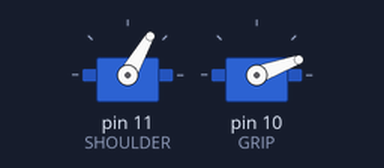
This sketch was run on a simulated Arduino Uno, built with avr-gcc and run on an emulated ATmega328P. Shown: 2 × servo.

Above: at 0.1 s.
At 11.9 s:
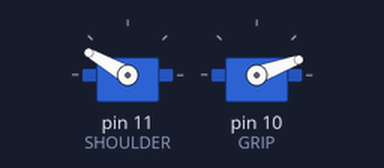
At 35.6 s:
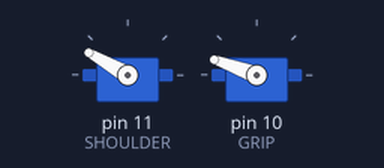
At 37.1 s:
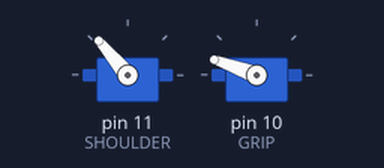
Timing chart, 0 to 38.6 s (numbered marks = the images above):
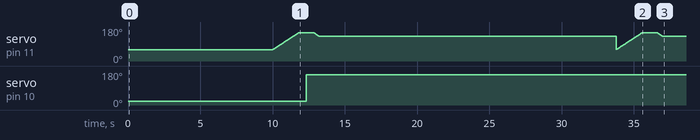

The sketch:

gripper.ino
```cpp
#include <Servo.h>

#define GRIP               10             // 0 - fully closed together         ///// 180 - fully open
#define SHOULDER           11            // 0 - back against the "shoulder"   ///// 180 - fully stretched out

#define DEFAULT_SHOULDR    60            // default angle of the shoulder servo
#define SHOULDR_BTM_GRAB   150           // angle of shoulder when grabbing bottom box
#define SHOULDR_TOP_GRAB   125           // angle of shoulder when grabbing top box
#define SHOULDR_LIFT       20

#define DEFAULT_GRIP       20           // default angle of the grip servo (Grip Open)
#define GRIP_GRAB          160             // Angle for grip servo when grabbed (Grip Closed)

#define BOTTOM             0
#define TOP                1
#define DOWN               2
#define UP                 3
#define NONE               4

//#define WRIST            12            // 0 - twisted upwards               ///// 180 - wrist looking downwards
//#define ELBOW            7             // 0 - looking downwards             ///// 180 - rotating upwards
//#define BASE             9

void grabBox(int box);
void dropBox(int where);

Servo shoulder, grip;                    // Servos for Shoulder and Grip movement
int whichBox;                            // Which box has been lifted?
//int currentAngle;                      // Current Servo Position/Angle

void setup(){
  shoulder.attach(SHOULDER);            // shoulder servo attached to PIN denotedd by "SHOULDER"
  grip.attach(GRIP);                    // grip servo attached to PIN denotedd by "GRIP"

  //currentAngle = DEFAULT_SHOULDR;

  shoulder.write(DEFAULT_SHOULDR);     // Set shoulder to default position of 80 degrees (perpendicular to the robot)
  grip.write(DEFAULT_GRIP);            // Set grip to default position of 160 degrees (fully open)

   Serial.begin(9600);                 // Set Serial Monitor for Debugging
}


void loop(){
  delay(10000);
  grabBox(BOTTOM);
  delay(10000);
  //dropBox(DOWN);
  //delay(5000);
}


void grabBox(int box){

  switch(box){
    case TOP:                                                                  // Grap a box on the surface level
               for(int a = DEFAULT_SHOULDR; a <= SHOULDR_TOP_GRAB ; a += 1){     // Rotate gripper and set it at 125 degrees to grab the top box
                  shoulder.write(a);
                  delay(20);
                }

                delay(500);

                for(int a = DEFAULT_GRIP; a <= GRIP_GRAB ; a += 1){              // Fully close gripper to grab object
                  grip.write(a);
                  //delay(10);
                }

                delay(500);

                for(int a = SHOULDR_TOP_GRAB; a >= (SHOULDR_TOP_GRAB - SHOULDR_LIFT); a -= 1){    // Lift the grabbed object slightly (30 degrees)
                  shoulder.write(a);
                  delay(20);
                }

                whichBox = TOP;                                                  // set current position of the gripper to TOP
                delay(500);
                break;

    case BOTTOM:                                                                // Grap a box on the surface level
                for(int a = DEFAULT_SHOULDR; a <= SHOULDR_BTM_GRAB; a += 1){     // Rotate gripper and set it parallel to the ground
                  shoulder.write(a);
                  delay(20);
                }

                delay(500);

                for(int a = DEFAULT_GRIP; a <= GRIP_GRAB ; a += 1){                // Fully close gripper to grab object
                  grip.write(a);
                 // delay(10);
                }

                delay(500);

                for(int a = SHOULDR_BTM_GRAB; a >= (SHOULDR_BTM_GRAB - SHOULDR_LIFT); a -= 1){    // Lift the grabbed object slightly (30 degrees)
                  shoulder.write(a);
                  delay(20);
                }

                whichBox = BOTTOM;                                                              // set current position of the gripper to BOTTOM
                delay(500);
                break;

      default:
                Serial.print("grabBox() method: parameter ");                                     // Print error if incorrect parameters are passed
                Serial.println(box);
                Serial.println("grabBox() method: should have parameters TOP or BOTTOM");
                break;
  }
}


void dropBox(int where){
  //check the current position of the grabbed box
  if(whichBox == TOP){

    switch(where){                                                                                   // check where to place the current box (UP or DOWN)
      case UP:                                                                                     // Drop a box on TOP on TOP of another box
                 for(int a = (SHOULDR_TOP_GRAB - SHOULDR_LIFT); a <= SHOULDR_TOP_GRAB ; a += 1){     // Rotate gripper and set it at 125 degrees to drop the top box
                    shoulder.write(a);
                    delay(20);
                  }

                  delay(500);

                  for(int a = GRIP_GRAB; a >= DEFAULT_GRIP ; a -= 1){                               // Fully open gripper to drop object
                    grip.write(a);
                    delay(20);
                  }

                  delay(500);

                  for(int a = SHOULDR_TOP_GRAB; a >= DEFAULT_SHOULDR; a -= 1){                  // Send the shoulder back to its default position (perpendicular to the robot)
                    shoulder.write(a);
                    delay(20);
                  }

                  delay(500);
                  break;

      case DOWN:                                                                                   // Drop a box that is on TOP on the GROUND
                 for(int a = (SHOULDR_TOP_GRAB - SHOULDR_LIFT); a <= SHOULDR_BTM_GRAB ; a += 1){     // Rotate gripper and set it at 160 degrees to drop the box on ground
                    shoulder.write(a);
                    delay(20);
                  }

                  delay(500);

                  for(int a = GRIP_GRAB; a >= DEFAULT_GRIP ; a -= 1){                               // Fully open gripper to drop object
                    grip.write(a);
                    delay(20);
                  }

                  delay(500);

                  for(int a = SHOULDR_BTM_GRAB; a >= DEFAULT_SHOULDR; a -= 1){                  // Send the shoulder back to its default position (perpendicular to the robot)
                    shoulder.write(a);
                    delay(20);
                  }

                  delay(500);
                  break;

      default:
                Serial.print("dropBox() method: parameter 'where': ");                         // Print error if incorrect parameters are passed
                Serial.println(where);
                Serial.println("dropBox() method: should be UP or DOWN");
                break;
    }

    whichBox = NONE;                                                                           // set current position of the gripper to NONE - DEFAULT (No PayLoad)

  }else if(whichBox == BOTTOM){

    switch(where){                                                                                   // check where to place the current box (UP or DOWN)
      case UP:                                                                                     // Drop a box in the groud level on TOP of another box
                 for(int a = (SHOULDR_BTM_GRAB - SHOULDR_LIFT); a >= (SHOULDR_TOP_GRAB - SHOULDR_LIFT) ; a -= 1){     // Rotate gripper and set it at 125 degrees to drop the top box
                    shoulder.write(a);
                    delay(20);
                  }

                  delay(500);

                  for(int a = GRIP_GRAB; a >= DEFAULT_GRIP ; a -= 1){                               // Fully open gripper to drop object
                    grip.write(a);
                    delay(20);
                  }

                  delay(500);

                  for(int a = SHOULDR_TOP_GRAB; a >= DEFAULT_SHOULDR; a -= 1){                  // Send the shoulder back to its default position (perpendicular to the robot)
                    shoulder.write(a);
                    delay(20);
                  }

                  delay(500);
                  break;

      case DOWN:                                                                                   // Drop a box that is in the ground level on the groud
                 for(int a = (SHOULDR_BTM_GRAB - SHOULDR_LIFT); a <= SHOULDR_BTM_GRAB ; a += 1){     // Rotate gripper and set it at 160 degrees to drop the box on ground
                    shoulder.write(a);
                    delay(20);
                  }

                  delay(500);

                  for(int a = GRIP_GRAB; a >= DEFAULT_GRIP ; a -= 1){                               // Fully open gripper to drop object
                    grip.write(a);
                    delay(20);
                  }

                  delay(500);

                  for(int a = SHOULDR_BTM_GRAB; a >= DEFAULT_SHOULDR; a -= 1){                  // Send the shoulder back to its default position (perpendicular to the robot)
                    shoulder.write(a);
                    delay(20);
                  }

                  delay(500);
                  break;

      default:
                Serial.print("dropBox() method: parameter 'where': ");                          // Print error if incorrect parameters are passed
                Serial.println(where);
                Serial.println("dropBox() method: should be UP or DOWN");
                break;
    }

    whichBox = NONE;                                                                          // set current position of the gripper to NONE - DEFAULT (No PayLoad)

  } else {
      Serial.print("dropBox() method: parameter 'whichBox': ");                                // Print error if incorrect parameters are passed
      Serial.println(whichBox);
      Serial.println("dropBox() method: should be TOP or BOTTOM");
  }
}
```

Measured:
- by itself, servo on pin 10 (GRIP): 20° → 160° at 12.3 s
